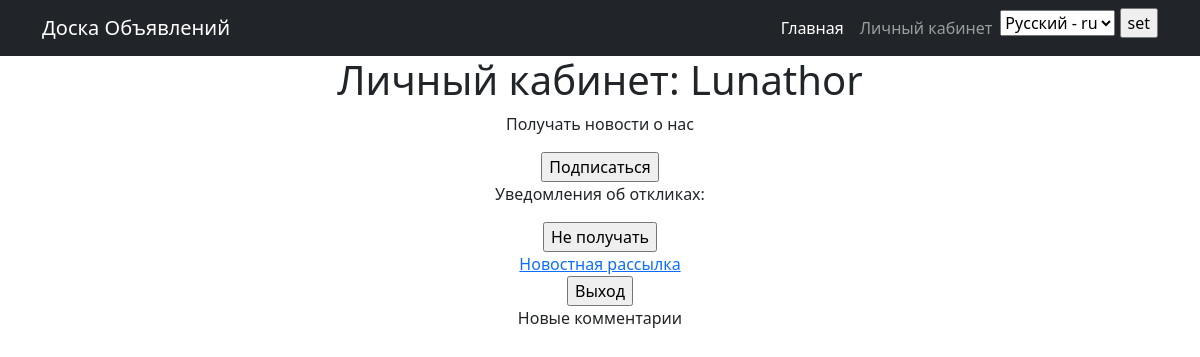
/accounts/personalcabinet/ (signed in), run on an earlier commit of the app's database.
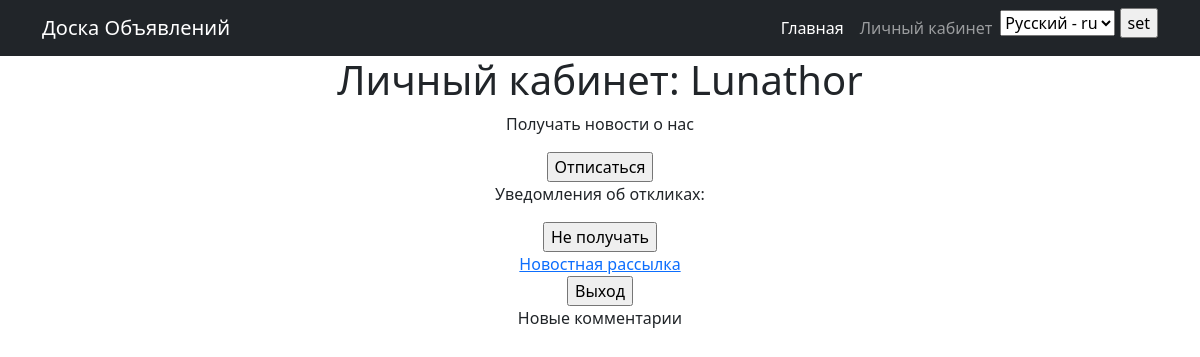
And on a later commit of the database.
### accounts/views.py (the view, shortened to what this page needs)
# urls.py: path('personalcabinet/', PersonalCabinetView.as_view(), name='PersonalCabinet'),
class PersonalCabinetView(CustomLoginRequiredMixin, ListView):
    model = Comment
    template_name = 'PersonalCabinet.html'
    context_object_name = 'comments'
    def get_context_data(self, **kwargs):
        c = super().get_context_data(**kwargs)
        c['user'] = self.request.user
        c['posts'] = Post.objects.filter(author=self.request.user).order_by('-datecreation')
        return c

### desk/mixins.py (called while the page is built)
    def dispatch(self, request, *args, **kwargs):
        if not request.user.is_authenticated:
            return redirect('login')
        return super().dispatch(request, *args, **kwargs)

### desk/templatetags/custom_filters.py (called while the page is built)
@register.filter
def is_comments_exist(pk: int) -> bool:
    if Comment.objects.filter(post=pk, is_confirmed=False).exists():
        return True
    else:
        return False

### templates/PersonalCabinet.html (shortened to what this page needs)
{% extends 'flatpages/default.html' %}
{% load custom_filters %}
{% load i18n %}
{% block content %}
<h1>{% trans 'Личный кабинет' %}: {{ user.username }}</h1>
<div class="container">
    <div>
        <p>{% trans 'Получать новости о нас' %}</p>
        {% if user.about_sub %}
        <form method="post">
            <input type="submit" value="{% trans 'Отписаться' %}">
        </form>
        {% else %}
        <form method="post">
            <input type="submit" value="{% trans 'Подписаться' %}">
        </form>
        {% endif %}
    </div>
    <div>
        <p>{% trans 'Уведомления об откликах' %}:</p>
        {% if user.users_comments %}
        <form method="post">
            <input type="submit" value="{% trans 'Не получать' %}">
        </form>
        {% else %}
        <form method="post">
            {% csrf_token %}
            <input type="hidden" name="comment_notif_sub" value="{{ user.pk }}"/>
            <input type="submit" value="{% trans 'Получать' %}">
        </form>
        {% endif %}
    </div>
    {% if user.is_staff %}
    <div>
        <a href="{% url 'Postman' %}">{% trans 'Новостная рассылка' %}</a>
    </div>
    {% endif %}
</div>
<div>
    <form action="{% url 'Logout' %}" method="post" >
        <input type="submit" value="{% trans 'Выход' %}">
    </form>
</div>
<div>
    <p>{% trans 'Новые комментарии' %}</p>
</div>
{% endblock content %}

What changed in the data, as far as the page shows it:
changed User "Lunathor": about_sub False → True (drawn)
Also different on the page:
form field trans: (not shown) → "Отписаться"
form field trans: "Подписаться" → (not shown)
